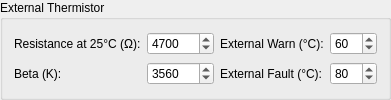
             <widget class="QGroupBox" name="configure_thermistor_box">
              <property name="toolTip">
               <string>Configure the properties and temperature limits for an external thermistor, such as on a high current COB LED (optional)</string>
              </property>
              <property name="title">
               <string>External Thermistor</string>
              </property>
              <layout class="QGridLayout" name="gridLayout_14" columnstretch="0,10,0,10">
               <item row="1" column="0">
                <widget class="QLabel" name="configure_thermistor_beta_label">
                 <property name="toolTip">
                  <string>Beta (K) of the thermistor - see data sheet of external device for details.</string>
                 </property>
                 <property name="text">
                  <string>Beta (K):</string>
                 </property>
                </widget>
               </item>
               <item row="0" column="1">
                <widget class="QSpinBox" name="configure_thermistor_resistance_box">
                 <property name="toolTip">
                  <string>Nominal resistance of the thermistor at 25°C - see data sheet of external device for details.</string>
                 </property>
                 <property name="specialValueText">
                  <string/>
                 </property>
                 <property name="keyboardTracking">
                  <bool>false</bool>
                 </property>
                 <property name="minimum">
                  <number>1</number>
                 </property>
                 <property name="maximum">
                  <number>100000</number>
                 </property>
                 <property name="value">
                  <number>4700</number>
                 </property>
                </widget>
               </item>
               <item row="1" column="1">
                <widget class="QSpinBox" name="configure_thermistor_beta_box">
                 <property name="toolTip">
                  <string>Beta (K) of the thermistor - see data sheet of external device for details.</string>
                 </property>
                 <property name="specialValueText">
                  <string/>
                 </property>
                 <property name="keyboardTracking">
                  <bool>false</bool>
                 </property>
                 <property name="minimum">
                  <number>1</number>
                 </property>
                 <property name="maximum">
                  <number>9999</number>
                 </property>
                 <property name="value">
                  <number>3560</number>
                 </property>
                </widget>
               </item>
               <item row="0" column="0">
                <widget class="QLabel" name="configure_thermistor_resistance_label">
                 <property name="toolTip">
                  <string>Nominal resistance of the thermistor at 25°C - see data sheet of external device for details.</string>
                 </property>
                 <property name="text">
                  <string>Resistance at 25°C (Ω):</string>
                 </property>
                </widget>
               </item>
               <item row="0" column="2">
                <widget class="QLabel" name="configure_temperature_external_warn_label">
                 <property name="toolTip">
                  <string>This is the temperature the external component must cool back down to before the driver turns back on after a thermal fault.</string>
                 </property>
                 <property name="text">
                  <string>External Warn (°C):</string>
                 </property>
                </widget>
               </item>
               <item row="0" column="3">
                <widget class="QSpinBox" name="configure_temperature_external_warn_box">
                 <property name="toolTip">
                  <string>This is the temperature the external component must cool back down to before the driver turns back on after a thermal fault.</string>
                 </property>
                 <property name="keyboardTracking">
                  <bool>false</bool>
                 </property>
                 <property name="maximum">
                  <number>150</number>
                 </property>
                 <property name="value">
                  <number>60</number>
                 </property>
                </widget>
               </item>
               <item row="1" column="2">
                <widget class="QLabel" name="configure_temperature_external_fault_label">
                 <property name="toolTip">
                  <string>If the external device exceeds this temperature the driver will automatically turn off until it cools back down.</string>
                 </property>
                 <property name="text">
                  <string>External Fault (°C):</string>
                 </property>
                </widget>
               </item>
               <item row="1" column="3">
                <widget class="QSpinBox" name="configure_temperature_external_fault_box">
                 <property name="toolTip">
                  <string>If the external device exceeds this temperature the driver will automatically turn off until it cools back down.</string>
                 </property>
                 <property name="keyboardTracking">
                  <bool>false</bool>
                 </property>
                 <property name="maximum">
                  <number>150</number>
                 </property>
                 <property name="value">
                  <number>80</number>
                 </property>
                </widget>
               </item>
              </layout>
             </widget>
